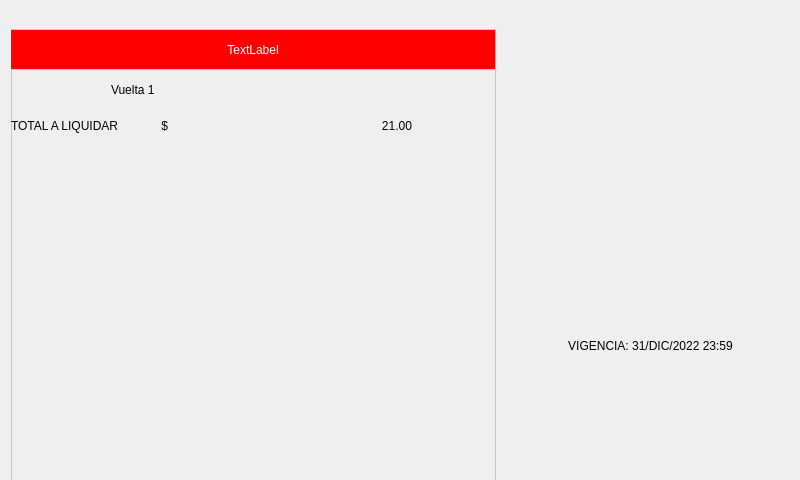
<?xml version="1.0" encoding="UTF-8"?>
<ui version="4.0">
 <class>Form</class>
 <widget class="QWidget" name="Form">
  <property name="geometry">
   <rect>
    <x>0</x>
    <y>0</y>
    <width>800</width>
    <height>480</height>
   </rect>
  </property>
  <property name="minimumSize">
   <size>
    <width>800</width>
    <height>480</height>
   </size>
  </property>
  <property name="maximumSize">
   <size>
    <width>800</width>
    <height>480</height>
   </size>
  </property>
  <property name="windowTitle">
   <string>Form</string>
  </property>
  <widget class="QLabel" name="label_font">
   <property name="geometry">
    <rect>
     <x>0</x>
     <y>0</y>
     <width>800</width>
     <height>480</height>
    </rect>
   </property>
   <property name="text">
    <string/>
   </property>
   <property name="pixmap">
    <pixmap>../Imagenes/Servicios.jpg</pixmap>
   </property>
   <property name="scaledContents">
    <bool>true</bool>
   </property>
   <property name="margin">
    <number>0</number>
   </property>
   <property name="indent">
    <number>-1</number>
   </property>
  </widget>
  <widget class="QFrame" name="destinos">
   <property name="geometry">
    <rect>
     <x>11</x>
     <y>29</y>
     <width>485</width>
     <height>456</height>
    </rect>
   </property>
   <property name="styleSheet">
    <string notr="true">QFrame{
border: 1px solid #c7c7c7;
}</string>
   </property>
   <property name="frameShape">
    <enum>QFrame::StyledPanel</enum>
   </property>
   <property name="frameShadow">
    <enum>QFrame::Raised</enum>
   </property>
   <widget class="QLabel" name="label_head">
    <property name="geometry">
     <rect>
      <x>-1</x>
      <y>0</y>
      <width>486</width>
      <height>41</height>
     </rect>
    </property>
    <property name="styleSheet">
     <string notr="true">color:rgb(255, 255, 255);
background-color:rgb(255, 0, 0);
font: 87 20pt &quot;Arial Black&quot;;</string>
    </property>
    <property name="text">
     <string>TextLabel</string>
    </property>
    <property name="alignment">
     <set>Qt::AlignCenter</set>
    </property>
   </widget>
   <widget class="QLabel" name="label_vuelta">
    <property name="geometry">
     <rect>
      <x>100</x>
      <y>50</y>
      <width>101</width>
      <height>21</height>
     </rect>
    </property>
    <property name="styleSheet">
     <string notr="true">border: 0;
font: 15pt &quot;MS Sans Serif&quot;;</string>
    </property>
    <property name="text">
     <string>Vuelta 1</string>
    </property>
   </widget>
   <widget class="QLabel" name="label_estudiantes_5">
    <property name="geometry">
     <rect>
      <x>0</x>
      <y>90</y>
      <width>311</width>
      <height>31</height>
     </rect>
    </property>
    <property name="styleSheet">
     <string notr="true">border: 0;
font: 16pt &quot;MS Sans Serif&quot;;</string>
    </property>
    <property name="frameShadow">
     <enum>QFrame::Plain</enum>
    </property>
    <property name="lineWidth">
     <number>0</number>
    </property>
    <property name="text">
     <string>TOTAL A LIQUIDAR             $</string>
    </property>
    <property name="alignment">
     <set>Qt::AlignLeading|Qt::AlignLeft|Qt::AlignTop</set>
    </property>
   </widget>
   <widget class="QLabel" name="label_total_a_liquidar">
    <property name="geometry">
     <rect>
      <x>310</x>
      <y>90</y>
      <width>91</width>
      <height>31</height>
     </rect>
    </property>
    <property name="styleSheet">
     <string notr="true">border: 0;
font: 15pt &quot;MS Sans Serif&quot;;</string>
    </property>
    <property name="frameShadow">
     <enum>QFrame::Plain</enum>
    </property>
    <property name="lineWidth">
     <number>0</number>
    </property>
    <property name="text">
     <string>21.00</string>
    </property>
    <property name="alignment">
     <set>Qt::AlignRight|Qt::AlignTop|Qt::AlignTrailing</set>
    </property>
   </widget>
  </widget>
  <widget class="QLabel" name="label_fin">
   <property name="geometry">
    <rect>
     <x>621</x>
     <y>375</y>
     <width>71</width>
     <height>61</height>
    </rect>
   </property>
   <property name="text">
    <string/>
   </property>
   <property name="pixmap">
    <pixmap>../Imagenes/cerrarTurno.png</pixmap>
   </property>
   <property name="scaledContents">
    <bool>true</bool>
   </property>
  </widget>
  <widget class="QLabel" name="label_user">
   <property name="geometry">
    <rect>
     <x>548</x>
     <y>110</y>
     <width>203</width>
     <height>221</height>
    </rect>
   </property>
   <property name="text">
    <string/>
   </property>
   <property name="pixmap">
    <pixmap>../Imagenes/User/user/generico.jpg</pixmap>
   </property>
   <property name="scaledContents">
    <bool>true</bool>
   </property>
  </widget>
  <widget class="QLabel" name="label_cancel">
   <property name="geometry">
    <rect>
     <x>730</x>
     <y>385</y>
     <width>51</width>
     <height>51</height>
    </rect>
   </property>
   <property name="text">
    <string/>
   </property>
   <property name="pixmap">
    <pixmap>../Imagenes/no.png</pixmap>
   </property>
   <property name="scaledContents">
    <bool>true</bool>
   </property>
  </widget>
  <widget class="QLabel" name="label_cambiar_ruta">
   <property name="geometry">
    <rect>
     <x>520</x>
     <y>380</y>
     <width>61</width>
     <height>61</height>
    </rect>
   </property>
   <property name="text">
    <string/>
   </property>
   <property name="pixmap">
    <pixmap>../Imagenes/cambiarRuta.png</pixmap>
   </property>
   <property name="scaledContents">
    <bool>true</bool>
   </property>
  </widget>
  <widget class="QLabel" name="label_estudiantes_6">
   <property name="geometry">
    <rect>
     <x>500</x>
     <y>330</y>
     <width>301</width>
     <height>31</height>
    </rect>
   </property>
   <property name="styleSheet">
    <string notr="true">font: 75 15pt &quot;MS Shell Dlg 2&quot;;</string>
   </property>
   <property name="frameShadow">
    <enum>QFrame::Plain</enum>
   </property>
   <property name="lineWidth">
    <number>0</number>
   </property>
   <property name="text">
    <string>VIGENCIA: 31/DIC/2022 23:59</string>
   </property>
   <property name="alignment">
    <set>Qt::AlignCenter</set>
   </property>
  </widget>
 </widget>
 <resources/>
 <connections/>
</ui>
